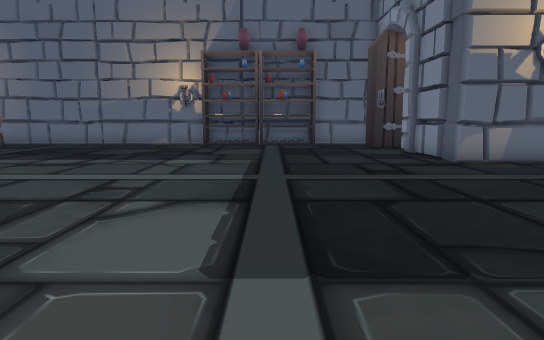
[1] (above)

19 first-person views from a walk through a scene from a Unity 3-D project. The camera is 1.2 m above the floor, tilts 8° down and sees 75° across. The floor is counted in squares, 1 m on a side. Each view is taken from the middle of a square. On the plan, view 1 faces up. The plan holds only what a view shows up to about 14 squares ahead; the rest is blank. The place goes on beyond the plan. The player character is not drawn. Some animated figures are not drawn. Door leaves are left out, so doorways stand open.

[2]
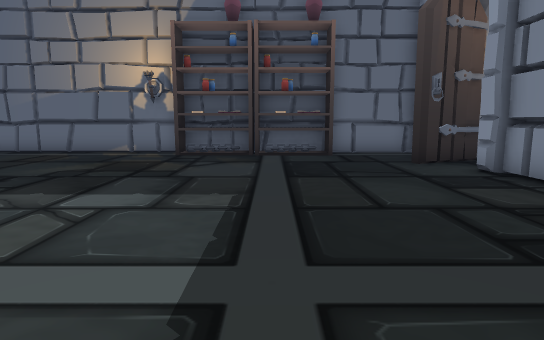

[3]
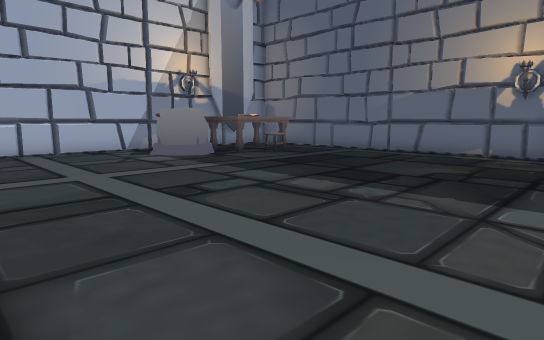

[4]
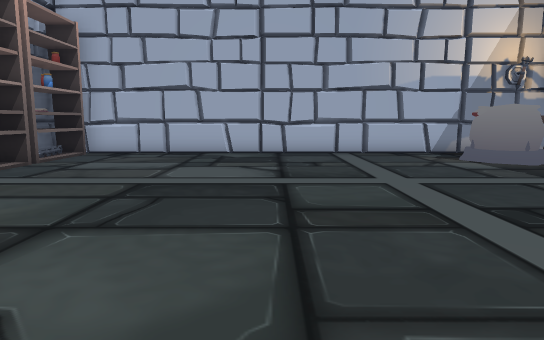

[5]
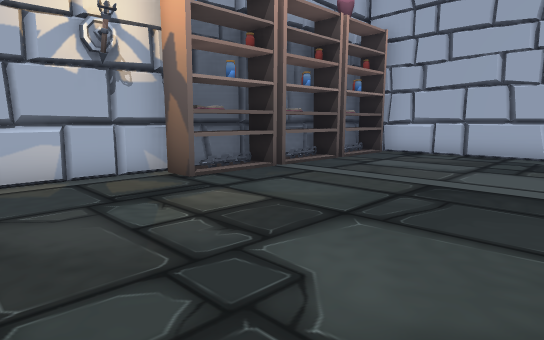

[6]
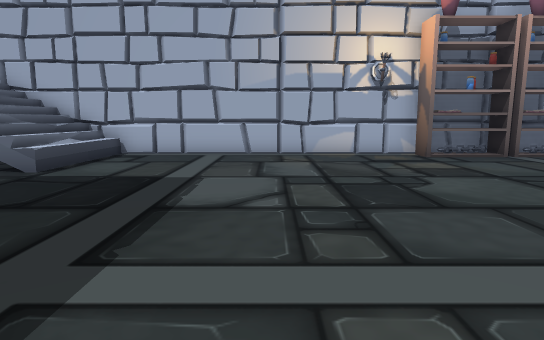

[7]
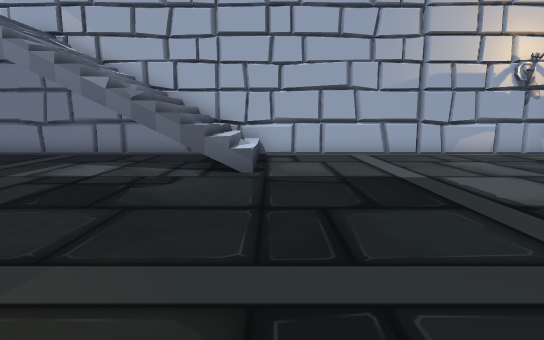

[8]
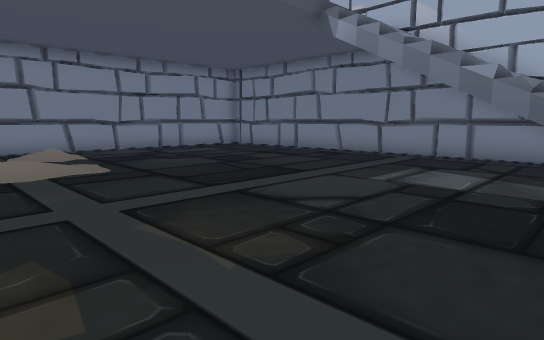

[9]
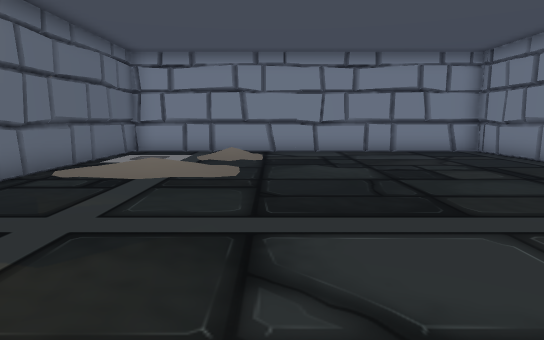

[10]
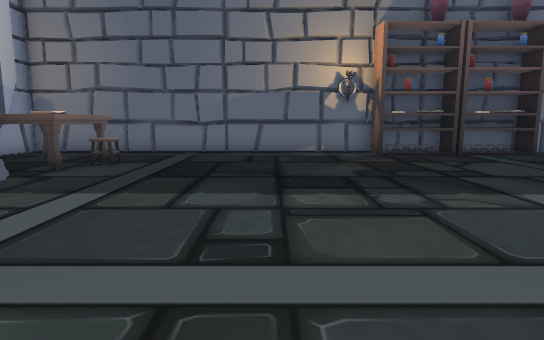

[11]
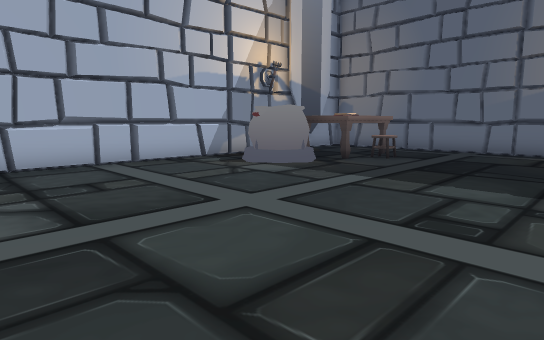

[12]
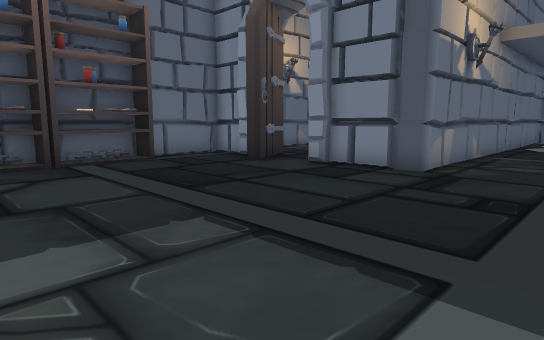

[13]
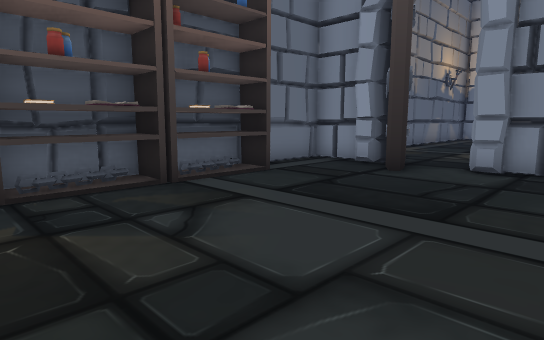

[14]
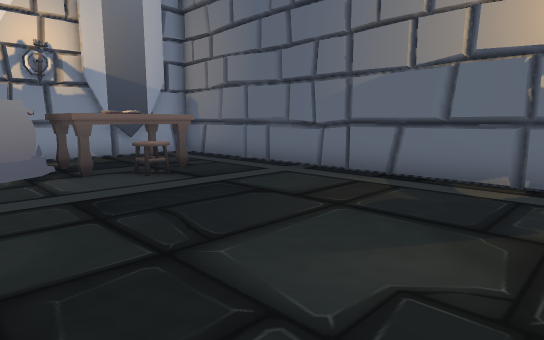

[15]
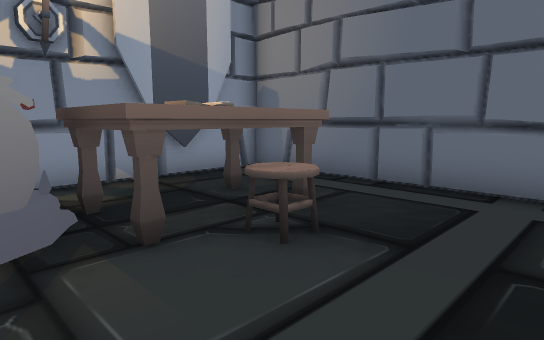

[16]
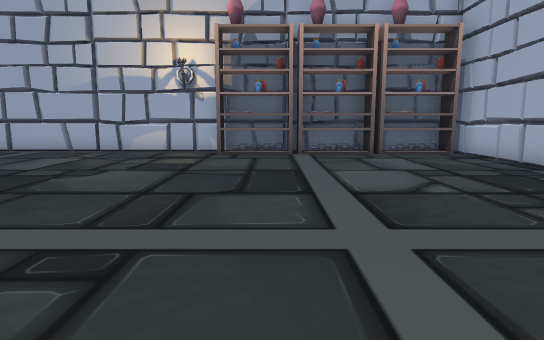

[17]
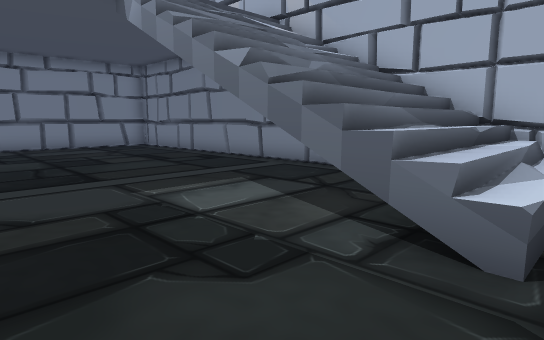

[18]
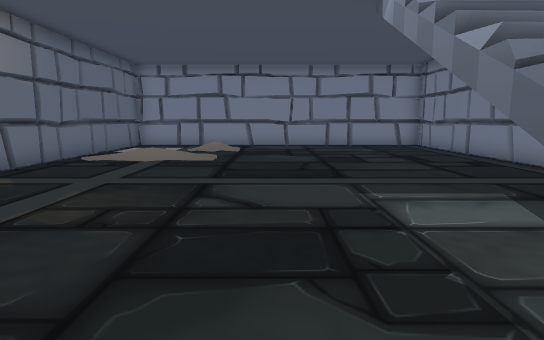

[19]
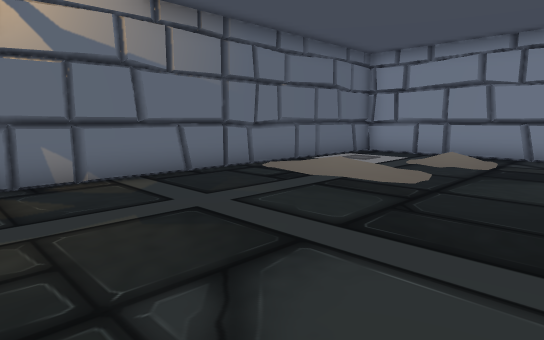

### Floor plan
Key: @ floor where view 1 was taken; # wall or solid block; . main floor; : floor 0.25 m higher than the main floor; / step, stairs or slope; ^ raised ledge; T thing the floor can be seen under or through; O other object.
Columns run from 16 left of view 1 to 20 right of it. Each row starts with its distance up from view 1.
 18 #############OO#OO####
 17 #............OOOOOO..##
 16 #.^^^................##
 15 #.^OOO..............###
 14 #.^OO.................#
 13 #.OO.................##
 12 #  O.................##
 11 #.OO.................##
 10 #.....................###############
  9 #............................/:./...#
  8 #............................/ ./...#
  7 #............................//../..#
  6 #...............................//..#
  5 #...................................#
  4 #...................................#
  3 #...................................#
  2 #...................^^^T............#
  1 #...................^^^ ............#
  0 #...............@...^^^ ............#
 -1 #...................^^^ ............#
 -2 #OOOOOOOO#..........^^^ ............#
 -3 ####^###############^^^##############

Positions as (right, up) in squares from view 1, and headings:
1: (0, 0), facing up
2: (0, 5), facing up
3: (-2, 5), facing up-left
4: (-3, 5), facing left
5: (-3, 5), facing down-left
6: (-2, 10), facing down
7: (3, 10), facing down
8: (5, 9), facing down-right
9: (6, 5), facing right
10: (-7, 5), facing up
11: (-6, 4), facing up-left
12: (-3, 7), facing up-right
13: (-4, 11), facing up-right
14: (-4, 11), facing up-left
15: (-9, 12), facing up-left
16: (-9, 11), facing down
17: (3, 5), facing down-right
18: (3, 4), facing right
19: (7, 3), facing up-right
